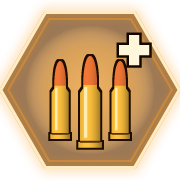
#> input picture Tools/AuraRadii/T_Beh_BeingResupplied.png, 180 x 180 px
$ python compose_ammo_resupply_icon.py T_Beh_BeingResupplied.png out.png
#> lines starting #> are read from the running program, lines starting #| are printed output that depends on the picture; after the words box and inside, x2 and y2 are one past the last pixel; in counts of white or black regions, pixels touching at a corner belong together
"""Draws T_Beh_BeingResupplied (180x180), the rising icon over units inside an ammo resupply aura.

The plate is T_Beh_LifeRegen's hex with its cross painted out and its green recoloured to amber, so the icon matches
the other behaviour icons; three brass cartridges and a plus are drawn on top.
Usage: python compose_ammo_resupply_icon.py <exported T_Beh_LifeRegen.png> <output png>"""
import math
import sys

import numpy as np
from PIL import Image

SIZE = 180
SUPER = 4
CENTRE = (SIZE - 1) / 2.0


CLEAN_RADIUS = 58.0
PROFILE_START = 42.0
CENTRE_COLOUR = np.array([55.0, 225.0, 40.0, 215.0])


def paint_out_cross(rgba):
    """The plate gradient is radial: inside CLEAN_RADIUS every pixel takes the colour of the cross-free diagonal at its
    radius, and nearer the centre than the diagonal stays clean it brightens towards CENTRE_COLOUR."""
    out = rgba.astype(np.float32).copy()
    ys, xs = np.mgrid[0:SIZE, 0:SIZE]
    radii = np.hypot(xs - CENTRE, ys - CENTRE)
    for y, x in zip(*np.nonzero(radii < CLEAN_RADIUS)):
        radius = radii[y, x]
        sample_radius = max(radius, PROFILE_START)
        offset = sample_radius * math.cos(math.radians(45))
        colour = rgba[int(round(CENTRE + offset)), int(round(CENTRE + offset))].astype(np.float32)
        if radius < PROFILE_START:
            colour = colour + (CENTRE_COLOUR - colour) * (1.0 - radius / PROFILE_START)
        out[y, x] = colour
#> this loop made 10580 passes
#> colour on passes 1 to 12: [160, 101, 34, 186], [59, 34, 9, 238], [59, 34, 9, 238], [59, 34, 9, 238], [59, 34, 9, 238], [59, 34, 9, 238], [59, 34, 9, 238], [59, 34, 9, 238], [59, 34, 9, 238], [59, 34, 9, 238], [59, 34, 9, 238], [59, 34, 9, 238]
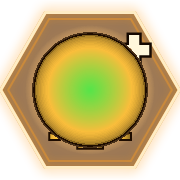
#> out: shape (180, 180, 4) float32; mean R, G, B, A 170.2, 125.2, 38.4, 154.2; transparent parts drawn white
    return out


def recolour_amber(rgba):
    rgb = rgba[..., :3].astype(np.float32) / 255.0
    strength = rgb[..., 1]
    whiteness = np.minimum(rgb[..., 0], rgb[..., 2])
    dark = np.array([0.20, 0.07, 0.0])
    bright = np.array([1.0, 0.62, 0.12])
    colour = dark + (bright - dark) * strength[..., None]
    colour = colour + (np.array([1.0, 0.95, 0.82]) - colour) * np.clip(whiteness * 1.4, 0, 1)[..., None]
    out = rgba.astype(np.float32)
    out[..., :3] = np.clip(colour, 0, 1) * 255.0
    return out


def cartridge_layer(width, height):
    """Supersampled RGBA of three upright cartridges and a plus badge; coordinates are in final-icon pixels."""
#> called with width = 180, height = 180
    s = SUPER
    ys, xs = np.mgrid[0:height * s, 0:width * s].astype(np.float32) / s
    layer = np.zeros((height * s, width * s, 4), np.float32)

    def over(mask, colour):
        alpha = np.clip(mask, 0, 1)[..., None]
        layer[..., :3] = layer[..., :3] * (1 - alpha) + np.array(colour, np.float32) * alpha
        layer[..., 3:] = layer[..., 3:] + alpha * (1 - layer[..., 3:])

    def box(cx, top, bottom, half):
        return ((np.abs(xs - cx) <= half) & (ys >= top) & (ys <= bottom)).astype(np.float32)

    def draw_cartridge(cx, base, scale):
#> called with cx = 60, base = 134, scale = 0.95
        case_half = 9.0 * scale
        case_top = base - 44.0 * scale
        neck_half = 6.2 * scale
        neck_top = case_top - 7.0 * scale
        tip = neck_top - 26.0 * scale
        outline = 2.2
        # Dark outline first, then the brass case, the copper bullet and the highlights.
        shoulder = (ys >= case_top - 4 * scale) & (ys < case_top) & (
            np.abs(xs - cx) <= neck_half + (case_half - neck_half) * (ys - (case_top - 4 * scale)) / (4 * scale))
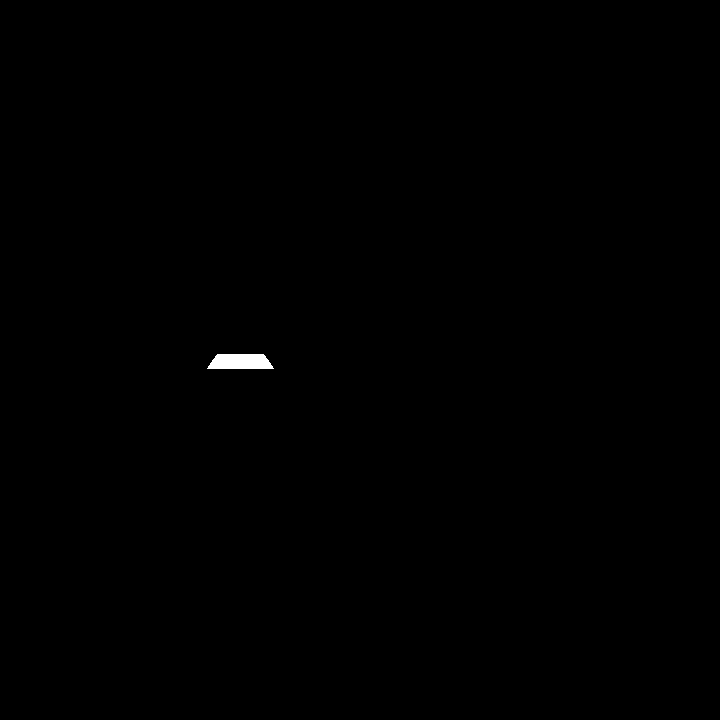
#> shoulder: shape (720, 720) bool; 0.17% white; 1 white region, box (x1, y1, x2, y2) and area: (207, 354, 274, 369) 861
        nose_t = np.clip((neck_top - ys) / (neck_top - tip), 0, 1)
        nose_half = neck_half * np.sqrt(np.clip(1 - nose_t ** 2.2, 0, 1))
        nose = (ys <= neck_top) & (ys >= tip) & (np.abs(xs - cx) <= nose_half)
#> nose: shape (720, 720) bool; 0.72% white; 1 white region, box (x1, y1, x2, y2) and area: (217, 244, 264, 343) 3739
        body = box(cx, case_top, base, case_half) + shoulder + box(cx, neck_top, case_top, neck_half)
#> in box, `return ((np.abs(xs - cx) <= half) & (ys >= top) & (ys <= bottom)).asty..`: returned value: shape (720, 720) float32; values 0 (black) and 1 (white), 2.2% white; 1 white region, box (x1, y1, x2, y2) and area: (206, 369, 275, 537) 11592
#> in box (call 2), `return ((np.abs(xs - cx) <= half) & (ys >= top) & (ys <= bottom)).asty..`: returned value: shape (720, 720) float32; values 0 (black) and 1 (white), 0.24% white; 1 white region, box (x1, y1, x2, y2) and area: (217, 343, 264, 369) 1222
        rim = box(cx, base, base + 5 * scale, case_half + 1.5 * scale)
#> in box (call 3), `return ((np.abs(xs - cx) <= half) & (ys >= top) & (ys <= bottom)).asty..`: returned value: shape (720, 720) float32; values 0 (black) and 1 (white), 0.3% white; 1 white region, box (x1, y1, x2, y2) and area: (201, 536, 280, 556) 1580
        silhouette = np.clip(body + nose + rim, 0, 1)
#> silhouette: shape (720, 720) float32; values 0 (black) and 1 (white), 3.5% white; 1 white region, box (x1, y1, x2, y2) and area: (201, 244, 280, 556) 18220
        grown = silhouette.copy()
        for oy, ox in [(-1, 0), (1, 0), (0, -1), (0, 1), (-1, -1), (1, 1), (-1, 1), (1, -1)]:
            grown = np.maximum(grown, np.roll(np.roll(silhouette, int(oy * outline * s), 0), int(ox * outline * s), 1))
#> grown: shape (720, 720) float32; values 0 (black) and 1 (white), 4.8% white; 1 white region, box (x1, y1, x2, y2) and area: (193, 236, 288, 564) 24726
        over(grown, (0.12, 0.05, 0.0))
#> in over, `layer[..., 3:] = layer[..., 3:] + alpha * (1 - layer[..., 3:])`: layer: shape (720, 720, 4) float32; mean of channels 0, 1, 2, 3 0.00573, 0.00238, 0, 0.0477
        shade = np.clip(0.55 + 0.45 * np.cos((xs - cx + case_half * 0.35) / (case_half * 1.25) * 1.3), 0, 1)
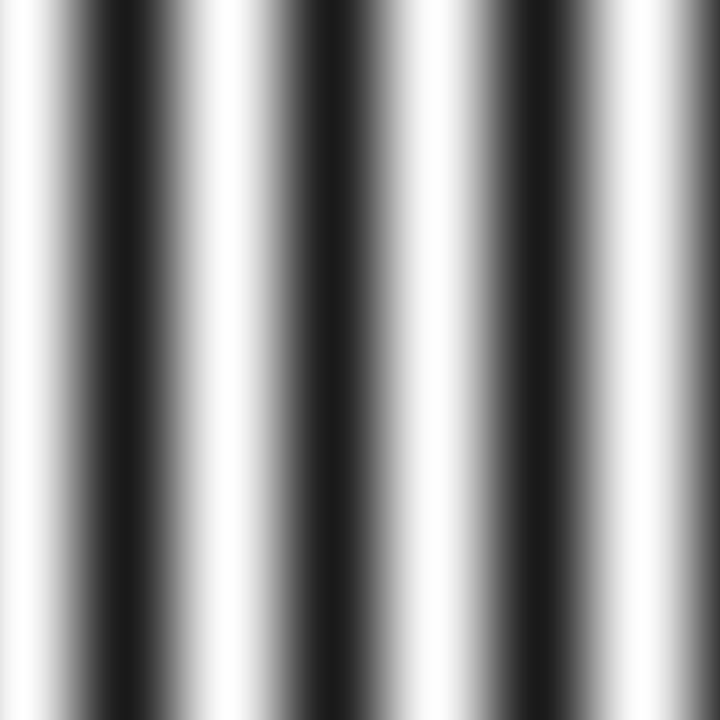
#> shade: shape (720, 720) float32; min 0.1, max 1, mean 0.577
        brass = np.stack([0.95 * shade + 0.05, 0.72 * shade + 0.04, 0.22 * shade + 0.02], -1)
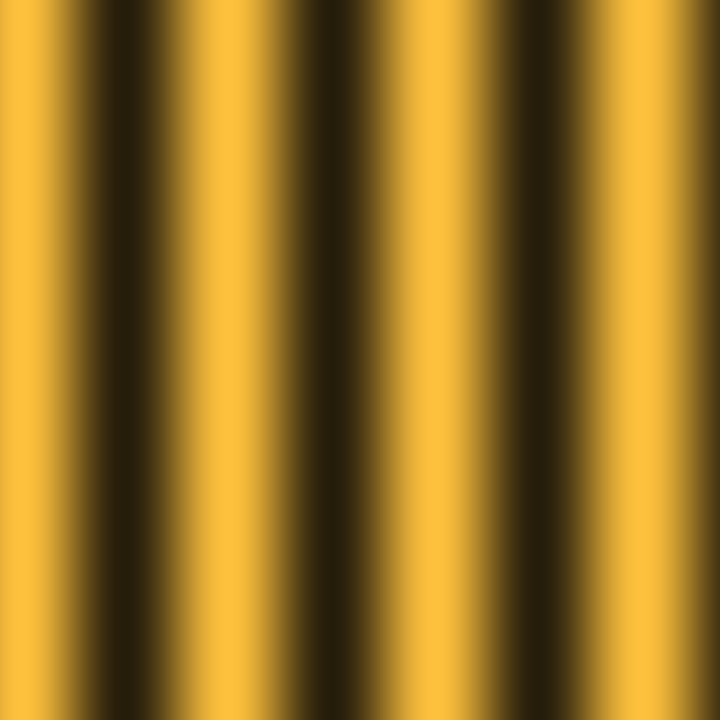
#> brass: shape (720, 720, 3) float32; mean of channels 0, 1, 2 0.598, 0.455, 0.147; drawn as R, G, B
        mask = np.clip(body + rim, 0, 1)[..., None]
#> mask: shape (720, 720, 1) float32; values 0 (black) and 1 (white), 2.8% white; 1 white region, box (x1, y1, x2, y2) and area: (201, 343, 280, 556) 14481
        layer[..., :3] = layer[..., :3] * (1 - mask) + brass * mask
#> layer: shape (720, 720, 4) float32; mean of channels 0, 1, 2, 3 0.0276, 0.0202, 0.00608, 0.0477
        copper = np.stack([0.85 * shade + 0.1, 0.42 * shade + 0.05, 0.18 * shade + 0.03], -1)
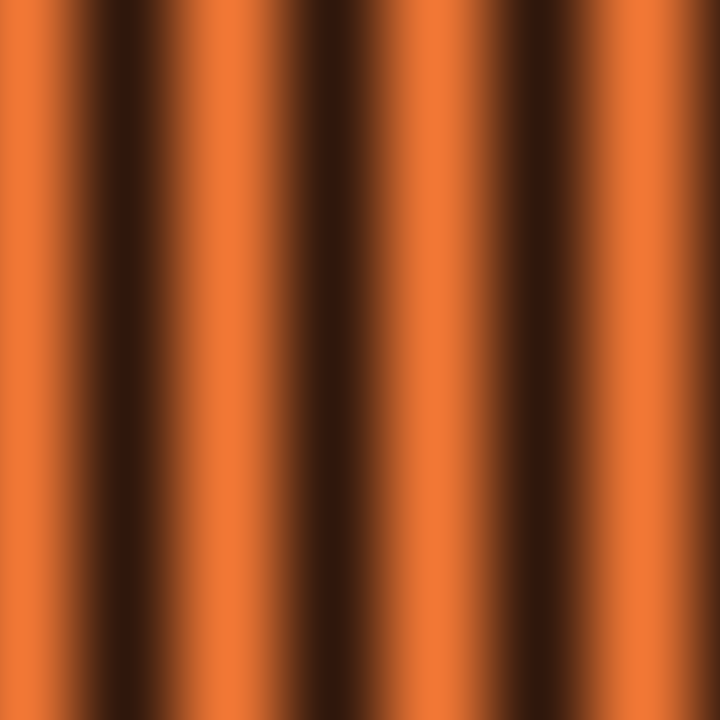
#> copper: shape (720, 720, 3) float32; mean of channels 0, 1, 2 0.59, 0.292, 0.134; drawn as R, G, B
        nose_mask = nose.astype(np.float32)[..., None]
        layer[..., :3] = layer[..., :3] * (1 - nose_mask) + copper * nose_mask
#> layer: shape (720, 720, 4) float32; mean of channels 0, 1, 2, 3 0.0332, 0.023, 0.00752, 0.0477
        over(box(cx, base - 1.2 * scale, base + 0.6 * scale, case_half), (0.35, 0.2, 0.03))
#> in box (call 4), `return ((np.abs(xs - cx) <= half) & (ys >= top) & (ys <= bottom)).asty..`: returned value: shape (720, 720) float32; values 0 (black) and 1 (white), 0.09% white; 1 white region, box (x1, y1, x2, y2) and area: (206, 532, 275, 539) 483
#> in over (call 2), `layer[..., :3] = layer[..., :3] * (1 - alpha) + np.array(colour, np.fl..`: layer: shape (720, 720, 4) float32; mean of channels 0, 1, 2, 3 0.0327, 0.0226, 0.00734, 0.0477
        over(box(cx - case_half * 0.45, neck_top + 2, base - 4 * scale, 1.4 * scale) * 0.85, (1.0, 0.96, 0.78))
#> in box (call 5), `return ((np.abs(xs - cx) <= half) & (ys >= top) & (ys <= bottom)).asty..`: returned value: shape (720, 720) float32; values 0 (black) and 1 (white), 0.33% white; 1 white region, box (x1, y1, x2, y2) and area: (220, 351, 230, 521) 1700
#> call 3 of over, with colour = (1, 0.96, 0.78)
#> in over (call 3), `layer[..., :3] = layer[..., :3] * (1 - alpha) + np.array(colour, np.fl..`:
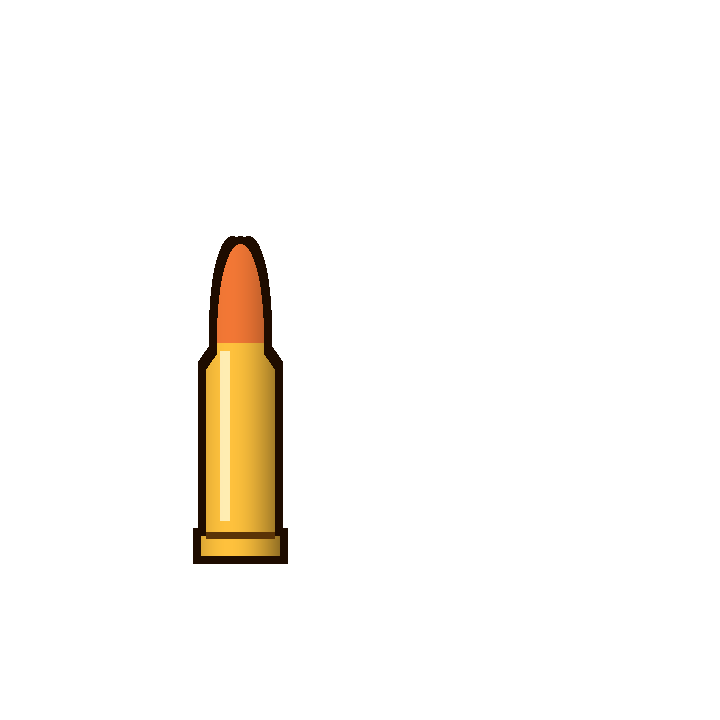
#> layer: shape (720, 720, 4) float32; mean of channels 0, 1, 2, 3 0.0327, 0.0231, 0.00885, 0.0477; transparent parts drawn white

    draw_cartridge(60, 134, 0.95)
    draw_cartridge(120, 134, 0.95)
#> in draw_cartridge (call 2), `shoulder = (ys >= case_top - 4 * scale) & (ys < case_top) & ( np.abs(x..`: shoulder: shape (720, 720) bool; 0.17% white; 1 white region, box (x1, y1, x2, y2) and area: (447, 354, 514, 369) 861
#> in draw_cartridge (call 2), `nose = (ys <= neck_top) & (ys >= tip) & (np.abs(xs - cx) <= nose_half)`: nose: shape (720, 720) bool; 0.72% white; 1 white region, box (x1, y1, x2, y2) and area: (457, 244, 504, 343) 3739
#> in box (call 6), `return ((np.abs(xs - cx) <= half) & (ys >= top) & (ys <= bottom)).asty..`: returned value: shape (720, 720) float32; values 0 (black) and 1 (white), 2.2% white; 1 white region, box (x1, y1, x2, y2) and area: (446, 369, 515, 537) 11592
#> in box (call 7), `return ((np.abs(xs - cx) <= half) & (ys >= top) & (ys <= bottom)).asty..`: returned value: shape (720, 720) float32; values 0 (black) and 1 (white), 0.24% white; 1 white region, box (x1, y1, x2, y2) and area: (457, 343, 504, 369) 1222
#> in box (call 8), `return ((np.abs(xs - cx) <= half) & (ys >= top) & (ys <= bottom)).asty..`: returned value: shape (720, 720) float32; values 0 (black) and 1 (white), 0.3% white; 1 white region, box (x1, y1, x2, y2) and area: (441, 536, 520, 556) 1580
#> in draw_cartridge (call 2), `silhouette = np.clip(body + nose + rim, 0, 1)`: silhouette: shape (720, 720) float32; values 0 (black) and 1 (white), 3.5% white; 1 white region, box (x1, y1, x2, y2) and area: (441, 244, 520, 556) 18220
#> the loop in draw_cartridge (call 2), `for oy, ox in [(-1, 0), (1, 0), (0, -1), (0, 1), (-1, -1), (1, 1), (-1..` made 8 passes
#> pass 1, in draw_cartridge (call 2), `grown = np.maximum(grown, np.roll(np.roll(silhouette, int(oy * outline..`:
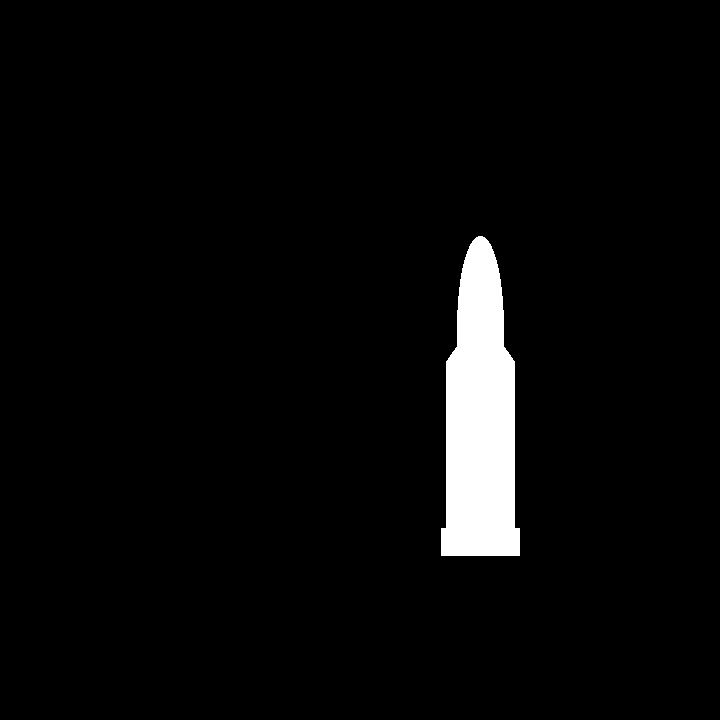
#> grown: shape (720, 720) float32; values 0 (black) and 1 (white), 3.6% white; 1 white region, box (x1, y1, x2, y2) and area: (441, 236, 520, 556) 18852
    draw_cartridge(90, 142, 1.12)

    # Plus badge, top right: the rounds are being handed out, not fired.
    px, py, arm, half = 134, 50, 15.0, 5.0
    plus = (((np.abs(xs - px) <= arm) & (np.abs(ys - py) <= half)) |
            ((np.abs(ys - py) <= arm) & (np.abs(xs - px) <= half))).astype(np.float32)
    rim_plus = (((np.abs(xs - px) <= arm + 2.6) & (np.abs(ys - py) <= half + 2.6)) |
                ((np.abs(ys - py) <= arm + 2.6) & (np.abs(xs - px) <= half + 2.6))).astype(np.float32)
    over(rim_plus, (0.08, 0.03, 0.0))
    over(plus, (1.0, 0.97, 0.86))

    small = layer.reshape(height, s, width, s, 4).mean(axis=(1, 3))
    return small


def main():
    source = np.array(Image.open(sys.argv[1]).convert("RGBA")).astype(np.int32)
    plate = recolour_amber(paint_out_cross(source))
    layer = cartridge_layer(SIZE, SIZE)
    alpha = layer[..., 3:4]
    plate[..., :3] = plate[..., :3] * (1 - alpha) + layer[..., :3] * 255.0 * alpha
    plate[..., 3:4] = plate[..., 3:4] + alpha * 255.0 * (1 - plate[..., 3:4] / 255.0)
    Image.fromarray(np.clip(plate, 0, 255).astype(np.uint8), "RGBA").save(sys.argv[2])
    print("wrote", sys.argv[2])


main()
